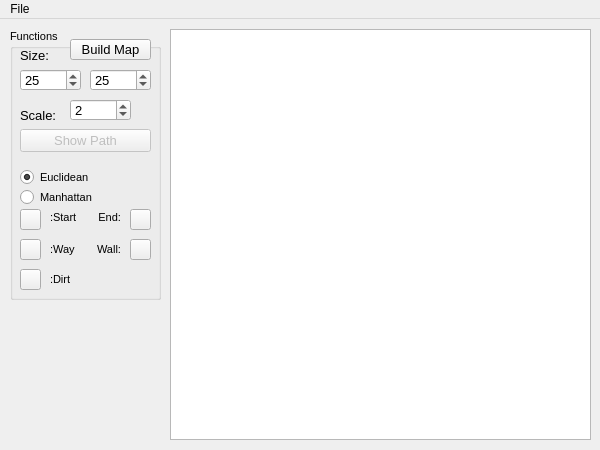
<?xml version="1.0" encoding="UTF-8"?>
<ui version="4.0">
 <class>MainWindow</class>
 <widget class="QMainWindow" name="MainWindow">
  <property name="geometry">
   <rect>
    <x>0</x>
    <y>0</y>
    <width>600</width>
    <height>450</height>
   </rect>
  </property>
  <property name="minimumSize">
   <size>
    <width>600</width>
    <height>450</height>
   </size>
  </property>
  <property name="maximumSize">
   <size>
    <width>600</width>
    <height>450</height>
   </size>
  </property>
  <property name="contextMenuPolicy">
   <enum>Qt::NoContextMenu</enum>
  </property>
  <property name="windowTitle">
   <string>A* Pathfinding</string>
  </property>
  <widget class="QWidget" name="centralWidget">
   <widget class="QGraphicsView" name="viewport">
    <property name="geometry">
     <rect>
      <x>170</x>
      <y>10</y>
      <width>421</width>
      <height>411</height>
     </rect>
    </property>
    <property name="sceneRect">
     <rectf>
      <x>0.000000000000000</x>
      <y>0.000000000000000</y>
      <width>0.000000000000000</width>
      <height>0.000000000000000</height>
     </rectf>
    </property>
    <property name="alignment">
     <set>Qt::AlignLeading|Qt::AlignLeft|Qt::AlignTop</set>
    </property>
   </widget>
   <widget class="QGroupBox" name="functionsGroupBox">
    <property name="geometry">
     <rect>
      <x>10</x>
      <y>10</y>
      <width>151</width>
      <height>271</height>
     </rect>
    </property>
    <property name="font">
     <font>
      <pointsize>8</pointsize>
     </font>
    </property>
    <property name="title">
     <string>Functions</string>
    </property>
    <widget class="QSpinBox" name="spinMapWidth">
     <property name="geometry">
      <rect>
       <x>10</x>
       <y>40</y>
       <width>61</width>
       <height>22</height>
      </rect>
     </property>
     <property name="font">
      <font>
       <pointsize>10</pointsize>
      </font>
     </property>
     <property name="prefix">
      <string/>
     </property>
     <property name="maximum">
      <number>100</number>
     </property>
     <property name="value">
      <number>25</number>
     </property>
    </widget>
    <widget class="QSpinBox" name="spinMapHeight">
     <property name="geometry">
      <rect>
       <x>80</x>
       <y>40</y>
       <width>61</width>
       <height>22</height>
      </rect>
     </property>
     <property name="font">
      <font>
       <pointsize>10</pointsize>
      </font>
     </property>
     <property name="maximum">
      <number>100</number>
     </property>
     <property name="value">
      <number>25</number>
     </property>
    </widget>
    <widget class="QLabel" name="lblSize">
     <property name="geometry">
      <rect>
       <x>10</x>
       <y>20</y>
       <width>46</width>
       <height>13</height>
      </rect>
     </property>
     <property name="font">
      <font>
       <pointsize>10</pointsize>
      </font>
     </property>
     <property name="text">
      <string>Size:</string>
     </property>
     <property name="textFormat">
      <enum>Qt::PlainText</enum>
     </property>
    </widget>
    <widget class="QPushButton" name="btnBuildMap">
     <property name="geometry">
      <rect>
       <x>60</x>
       <y>10</y>
       <width>81</width>
       <height>21</height>
      </rect>
     </property>
     <property name="font">
      <font>
       <pointsize>10</pointsize>
      </font>
     </property>
     <property name="text">
      <string>Build Map</string>
     </property>
    </widget>
    <widget class="QPushButton" name="btnShowPath">
     <property name="enabled">
      <bool>false</bool>
     </property>
     <property name="geometry">
      <rect>
       <x>10</x>
       <y>100</y>
       <width>131</width>
       <height>23</height>
      </rect>
     </property>
     <property name="font">
      <font>
       <pointsize>10</pointsize>
      </font>
     </property>
     <property name="text">
      <string>Show Path</string>
     </property>
    </widget>
    <widget class="QRadioButton" name="radioBtnEuclidean">
     <property name="geometry">
      <rect>
       <x>10</x>
       <y>140</y>
       <width>82</width>
       <height>17</height>
      </rect>
     </property>
     <property name="text">
      <string>Euclidean</string>
     </property>
     <property name="checkable">
      <bool>true</bool>
     </property>
     <property name="checked">
      <bool>true</bool>
     </property>
    </widget>
    <widget class="QRadioButton" name="radioBtnManhattan">
     <property name="geometry">
      <rect>
       <x>10</x>
       <y>160</y>
       <width>82</width>
       <height>17</height>
      </rect>
     </property>
     <property name="text">
      <string>Manhattan</string>
     </property>
     <property name="checkable">
      <bool>true</bool>
     </property>
     <property name="checked">
      <bool>false</bool>
     </property>
    </widget>
    <widget class="QLabel" name="lblScale">
     <property name="geometry">
      <rect>
       <x>10</x>
       <y>80</y>
       <width>46</width>
       <height>13</height>
      </rect>
     </property>
     <property name="font">
      <font>
       <pointsize>10</pointsize>
      </font>
     </property>
     <property name="text">
      <string>Scale:</string>
     </property>
     <property name="textFormat">
      <enum>Qt::PlainText</enum>
     </property>
    </widget>
    <widget class="QSpinBox" name="spinMapScale">
     <property name="geometry">
      <rect>
       <x>60</x>
       <y>70</y>
       <width>61</width>
       <height>22</height>
      </rect>
     </property>
     <property name="font">
      <font>
       <pointsize>10</pointsize>
      </font>
     </property>
     <property name="maximum">
      <number>4</number>
     </property>
     <property name="value">
      <number>2</number>
     </property>
    </widget>
    <widget class="QPushButton" name="btnStart">
     <property name="geometry">
      <rect>
       <x>10</x>
       <y>180</y>
       <width>21</width>
       <height>21</height>
      </rect>
     </property>
     <property name="text">
      <string/>
     </property>
     <property name="icon">
      <iconset resource="images.qrc">
       <normaloff>:/images/images/startButton.png</normaloff>:/images/images/startButton.png</iconset>
     </property>
     <property name="iconSize">
      <size>
       <width>16</width>
       <height>16</height>
      </size>
     </property>
    </widget>
    <widget class="QLabel" name="lblStart">
     <property name="geometry">
      <rect>
       <x>40</x>
       <y>180</y>
       <width>31</width>
       <height>16</height>
      </rect>
     </property>
     <property name="text">
      <string>:Start</string>
     </property>
    </widget>
    <widget class="QPushButton" name="btnEnd">
     <property name="geometry">
      <rect>
       <x>120</x>
       <y>180</y>
       <width>21</width>
       <height>21</height>
      </rect>
     </property>
     <property name="text">
      <string/>
     </property>
     <property name="icon">
      <iconset resource="images.qrc">
       <normaloff>:/images/images/endButton.png</normaloff>:/images/images/endButton.png</iconset>
     </property>
     <property name="iconSize">
      <size>
       <width>16</width>
       <height>16</height>
      </size>
     </property>
    </widget>
    <widget class="QLabel" name="lblEnd">
     <property name="geometry">
      <rect>
       <x>80</x>
       <y>180</y>
       <width>31</width>
       <height>16</height>
      </rect>
     </property>
     <property name="text">
      <string>End:</string>
     </property>
     <property name="alignment">
      <set>Qt::AlignRight|Qt::AlignTrailing|Qt::AlignVCenter</set>
     </property>
    </widget>
    <widget class="QPushButton" name="btnWay">
     <property name="geometry">
      <rect>
       <x>10</x>
       <y>210</y>
       <width>21</width>
       <height>21</height>
      </rect>
     </property>
     <property name="text">
      <string/>
     </property>
     <property name="icon">
      <iconset resource="images.qrc">
       <normaloff>:/images/images/freeButton.png</normaloff>:/images/images/freeButton.png</iconset>
     </property>
     <property name="iconSize">
      <size>
       <width>16</width>
       <height>16</height>
      </size>
     </property>
    </widget>
    <widget class="QPushButton" name="btnWall">
     <property name="geometry">
      <rect>
       <x>120</x>
       <y>210</y>
       <width>21</width>
       <height>21</height>
      </rect>
     </property>
     <property name="text">
      <string/>
     </property>
     <property name="icon">
      <iconset resource="images.qrc">
       <normaloff>:/images/images/wallButton.png</normaloff>:/images/images/wallButton.png</iconset>
     </property>
     <property name="iconSize">
      <size>
       <width>16</width>
       <height>16</height>
      </size>
     </property>
    </widget>
    <widget class="QLabel" name="lblWay">
     <property name="geometry">
      <rect>
       <x>40</x>
       <y>210</y>
       <width>31</width>
       <height>20</height>
      </rect>
     </property>
     <property name="text">
      <string>:Way</string>
     </property>
    </widget>
    <widget class="QLabel" name="lblWall">
     <property name="geometry">
      <rect>
       <x>80</x>
       <y>210</y>
       <width>31</width>
       <height>20</height>
      </rect>
     </property>
     <property name="text">
      <string>Wall:</string>
     </property>
     <property name="alignment">
      <set>Qt::AlignRight|Qt::AlignTrailing|Qt::AlignVCenter</set>
     </property>
    </widget>
    <widget class="QPushButton" name="btnDirt">
     <property name="geometry">
      <rect>
       <x>10</x>
       <y>240</y>
       <width>21</width>
       <height>21</height>
      </rect>
     </property>
     <property name="text">
      <string/>
     </property>
     <property name="icon">
      <iconset resource="images.qrc">
       <normaloff>:/images/images/dirtButton.png</normaloff>:/images/images/dirtButton.png</iconset>
     </property>
     <property name="iconSize">
      <size>
       <width>16</width>
       <height>16</height>
      </size>
     </property>
    </widget>
    <widget class="QLabel" name="lblDirt">
     <property name="geometry">
      <rect>
       <x>40</x>
       <y>240</y>
       <width>31</width>
       <height>20</height>
      </rect>
     </property>
     <property name="text">
      <string>:Dirt</string>
     </property>
    </widget>
   </widget>
  </widget>
  <widget class="QMenuBar" name="menuBar">
   <property name="geometry">
    <rect>
     <x>0</x>
     <y>0</y>
     <width>600</width>
     <height>21</height>
    </rect>
   </property>
   <widget class="QMenu" name="menuFile">
    <property name="title">
     <string>File</string>
    </property>
    <addaction name="actionLoad"/>
    <addaction name="actionSave"/>
   </widget>
   <addaction name="menuFile"/>
  </widget>
  <action name="actionLoad">
   <property name="text">
    <string>Load</string>
   </property>
  </action>
  <action name="actionSave">
   <property name="text">
    <string>Save</string>
   </property>
  </action>
 </widget>
 <layoutdefault spacing="6" margin="11"/>
 <resources>
  <include location="images.qrc"/>
 </resources>
 <connections/>
 <slots>
  <slot>teste()</slot>
 </slots>
</ui>
